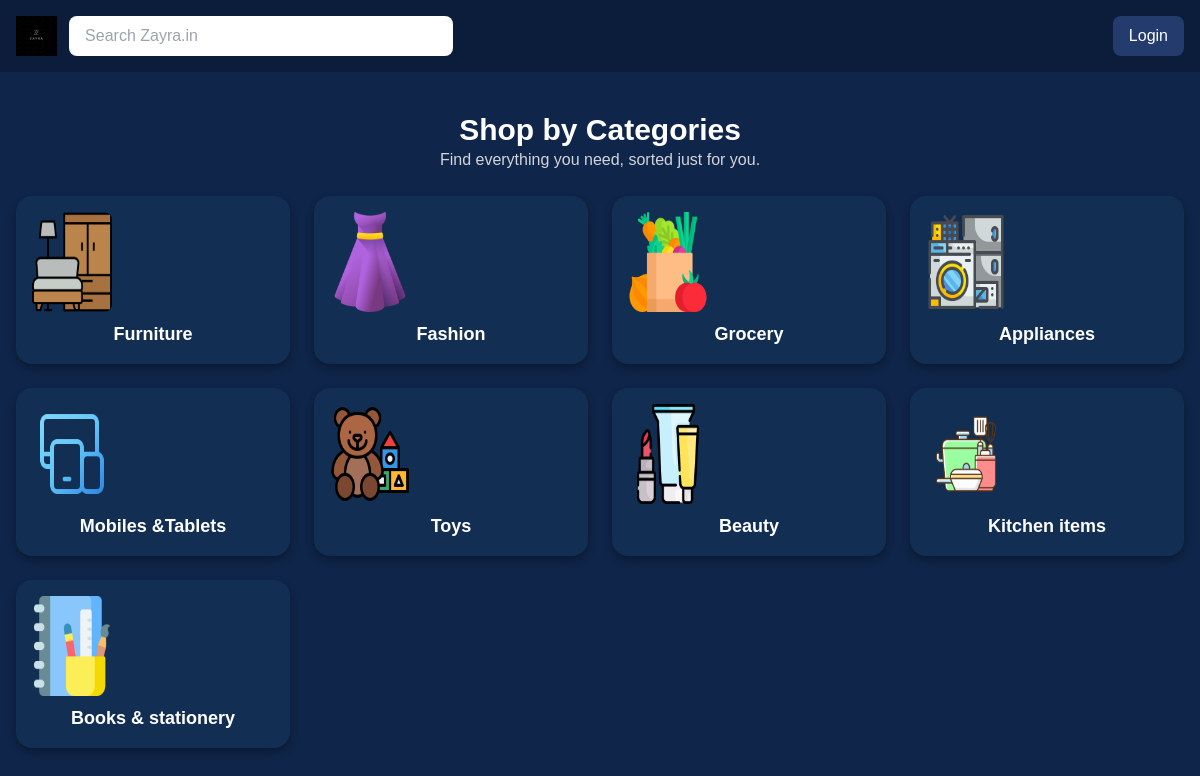
Page /products/categories/ on the committed database.
### products/models.py (models this page shows, shortened)
class Category(models.Model):
    name = models.CharField(max_length=100)
    image = models.ImageField(upload_to='categories/', null=True, blank=True)

### products/views.py (the view)
# urls.py: path('categories/', views.category_view, name='categories'),
def category_view(request):
    categories = Category.objects.all()
    return render(request, 'products/categories.html', {'categories': categories})

### products/templates/products/categories.html (shortened to what this page needs)
{% load static %}
<!DOCTYPE html>
<html lang="en">
<head>
  <script src="https://cdn.tailwindcss.com"></script>
</head>
<body>
  <header class="bg-[#0c1d3c] p-4 flex items-center justify-between">
    <div class="flex items-center gap-3">
      <img src="{% static 'products/imgs/logo.png' %}" alt="Zayra Logo" class="h-10 w-auto" />
      <input type="text" placeholder="Search Zayra.in" class="px-4 py-2 w-96 rounded-lg text-black"/>
    </div>
    <button class="bg-[#243b6d] text-white px-4 py-2 rounded-lg">Login</button>
  </header>
  <div class="text-center mt-10 mb-6">
    <h1 class="text-3xl font-bold">Shop by Categories</h1>
    <p class="text-gray-300">Find everything you need, sorted just for you.</p>
  </div>
  <div class="max-w-7xl mx-auto px-4 grid grid-cols-1 sm:grid-cols-2 md:grid-cols-3 lg:grid-cols-4 gap-6 mb-10">
    {% for category in categories %}
      <a href="{% url 'products:products_by_category' category.id %}" style="text-decoration: none; color: inherit;">
        <div class="category-card">
          {% if category.image %}
            <img src="{{ category.image.url }}" alt="{{ category.name }}">
          {% else %}
            <img src="{% static 'images/default-category.jpg' %}" alt="{{ category.name }}">
          {% endif %}
          <span class="block text-lg font-semibold mt-2">{{ category.name }}</span>
        </div>
      </a>
    {% endfor %}
  </div>
</body>
</html>

### products/templates/products/categories.html (style rules this page uses)
body { background-color: #0f2549; color: white; font-family: Arial, sans-serif; }
.category-card { background-color: #122f53; border-radius: 1rem; padding: 1rem; text-align: center; box-shadow: 0 4px 8px rgba(0,0,0,0.3); transition: transform 0.2s ease-in-out; align-items: center; }
.category-card img { align-content: center; width: 80px; height: 100px; object-fit:fill; border-radius: 0.5rem; margin-bottom: 0.5rem; }

### rows in the picture
Category: image (picture), name "Furniture"
Category: image (picture), name "Fashion"
Category: image (picture), name "Grocery"
Category: image (picture), name "Appliances"
Category: image (picture), name "Mobiles &Tablets"
Category: image (picture), name "Toys"
Category: image (picture), name "Beauty"
Category: image (picture), name "Kitchen items"
Category: image (picture), name "Books & stationery"
